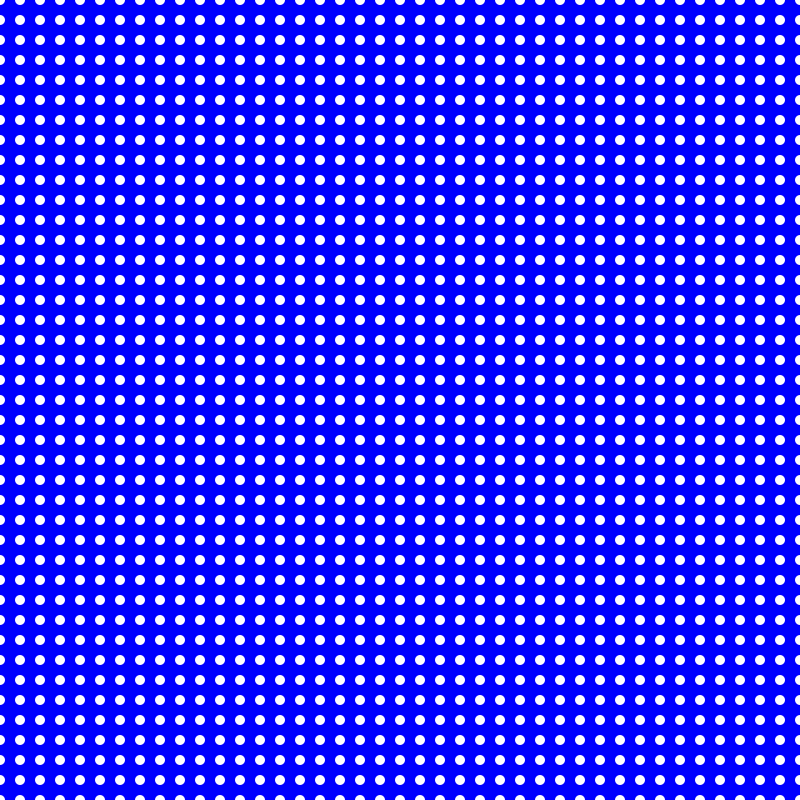
Frame 1 (no input)
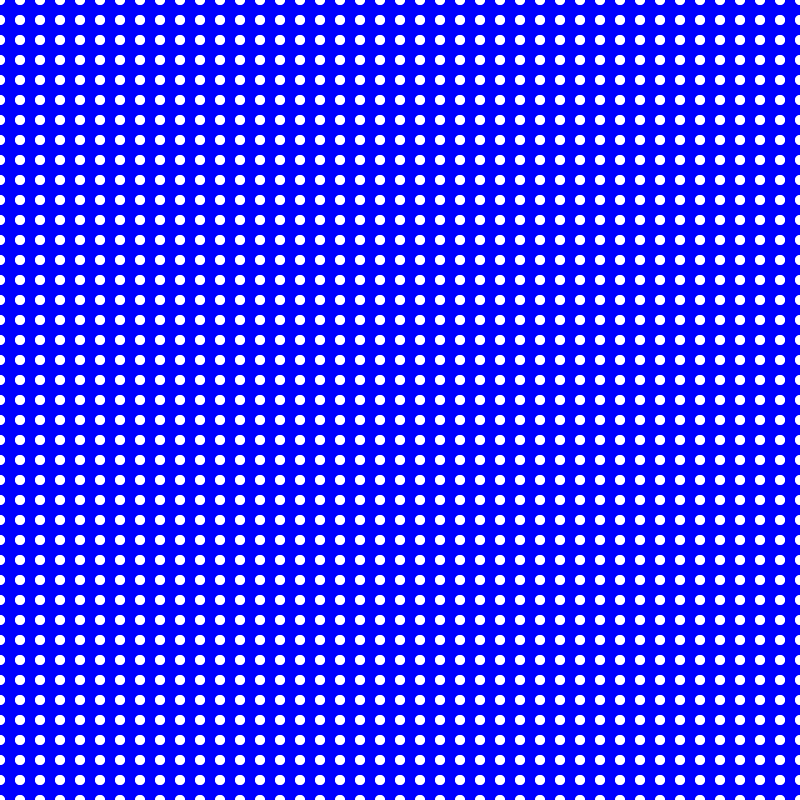
Frame 2 (the mouse pressed at the canvas centre, redrawn once)

The Processing sketch that drew these frames (run headless with seeded random() and noise(); the mouse was pressed at the canvas centre and the sketch redrawn once):

// Processing sketch: sketch_160402_basic_pattern
// ── sketch_160402_basic_pattern.pde
void setup() {
  size(800, 800);
  background(0, 0, 255);
  fill(255);
  noLoop();
  noStroke();
}

void draw() {
  for (int x = 0; x<=width; x+=20) {
    for (int y=0; y<=height; y+=20) {
      ellipse(x, y, 10, 10);
    }
  }
}
